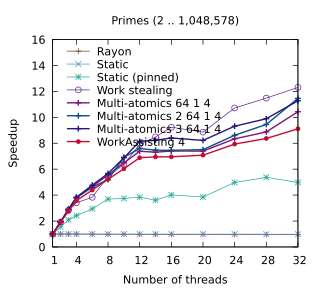

The script that saved this image:
set title "Primes (2 .. 1,048,578)"
set terminal pdf size 3.2,2.9
set output "./results/Primes_2_.._1,048,578.pdf"
set key on
set key top left Left reverse
set key samplen 2.5
set xrange [1:32]
set xtics (1, 4, 8, 12, 16, 20, 24, 28, 32)
set xlabel "Number of threads"
set yrange [0:16]
set ylabel "Speedup"
plot './results/Primes_2_.._1,048,578.dat' using 1:2 title "Rayon" pointsize 0.7 lw 1 pt 1 linecolor rgb "#6E3B23" with linespoints, \
  './results/Primes_2_.._1,048,578.dat' using 1:3 title "Static" pointsize 0.7 lw 1 pt 2 linecolor rgb "#5287C6" with linespoints, \
  './results/Primes_2_.._1,048,578.dat' using 1:4 title "Static (pinned)" pointsize 0.7 lw 1 pt 3 linecolor rgb "#24A793" with linespoints, \
  './results/Primes_2_.._1,048,578.dat' using 1:5 title "Work stealing" pointsize 0.7 lw 1 pt 6 linecolor rgb "#5B2182" with linespoints, \
  './results/Primes_2_.._1,048,578.dat' using 1:6 title "Multi-atomics 64 1 4" pointsize 0.7 lw 2 pt 1 linecolor rgb "#801478" with linespoints, \
  './results/Primes_2_.._1,048,578.dat' using 1:7 title "Multi-atomics 2 64 1 4" pointsize 0.7 lw 2 pt 1 linecolor rgb "#0A5080" with linespoints, \
  './results/Primes_2_.._1,048,578.dat' using 1:8 title "Multi-atomics 3 64 1 4" pointsize 0.7 lw 2 pt 1 linecolor rgb "#281480" with linespoints, \
  './results/Primes_2_.._1,048,578.dat' using 1:9 title "WorkAssisting 4" pointsize 0.4 lw 2 pt 7 linecolor rgb "#C80A35" with linespoints
